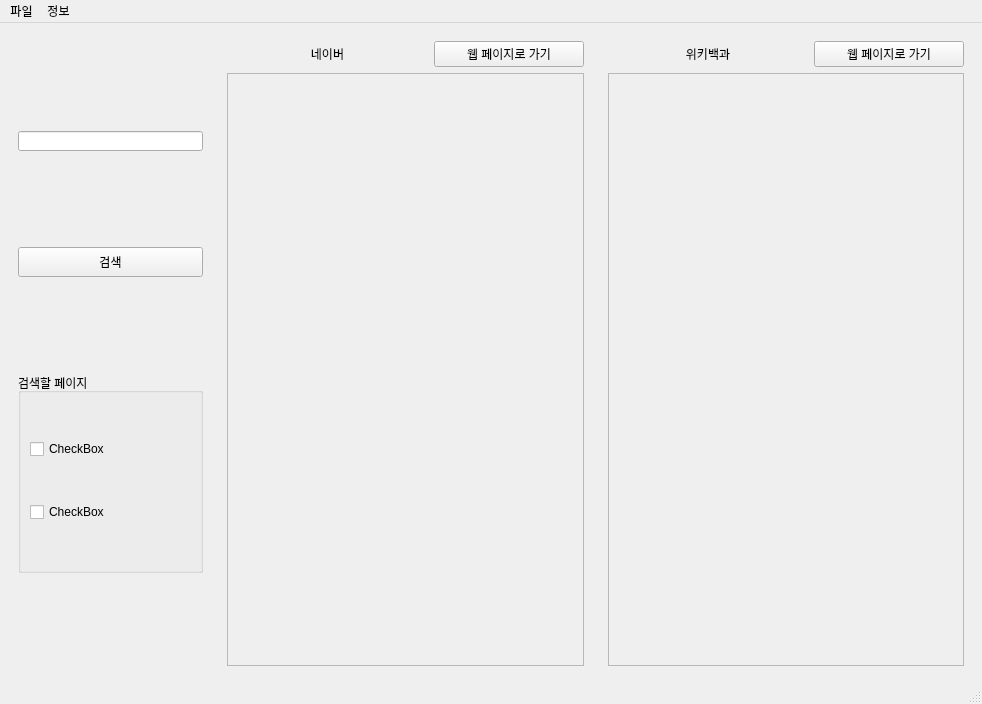
<?xml version="1.0" encoding="UTF-8"?>
<ui version="4.0">
 <class>MainWindow</class>
 <widget class="QMainWindow" name="MainWindow">
  <property name="geometry">
   <rect>
    <x>0</x>
    <y>0</y>
    <width>968</width>
    <height>704</height>
   </rect>
  </property>
  <property name="sizePolicy">
   <sizepolicy hsizetype="Minimum" vsizetype="Minimum">
    <horstretch>0</horstretch>
    <verstretch>0</verstretch>
   </sizepolicy>
  </property>
  <property name="minimumSize">
   <size>
    <width>0</width>
    <height>704</height>
   </size>
  </property>
  <property name="maximumSize">
   <size>
    <width>16777215</width>
    <height>16777215</height>
   </size>
  </property>
  <property name="windowTitle">
   <string>MainWindow</string>
  </property>
  <widget class="QWidget" name="centralwidget">
   <layout class="QGridLayout" name="gridLayout_6">
    <item row="0" column="0">
     <layout class="QGridLayout" name="main_layout" rowstretch="1" columnstretch="1,2,2">
      <item row="0" column="1">
       <widget class="QFrame" name="naver_frame">
        <property name="minimumSize">
         <size>
          <width>375</width>
          <height>643</height>
         </size>
        </property>
        <layout class="QGridLayout" name="gridLayout">
         <item row="0" column="0">
          <widget class="QLabel" name="naver_label">
           <property name="text">
            <string>네이버</string>
           </property>
           <property name="alignment">
            <set>Qt::AlignCenter</set>
           </property>
          </widget>
         </item>
         <item row="0" column="1">
          <widget class="QPushButton" name="naver_gopage">
           <property name="maximumSize">
            <size>
             <width>150</width>
             <height>50</height>
            </size>
           </property>
           <property name="text">
            <string>웹 페이지로 가기</string>
           </property>
          </widget>
         </item>
         <item row="1" column="0" colspan="2">
          <widget class="QScrollArea" name="naver_scroll">
           <property name="widgetResizable">
            <bool>true</bool>
           </property>
           <widget class="QWidget" name="scrollAreaWidgetContents">
            <property name="geometry">
             <rect>
              <x>0</x>
              <y>0</y>
              <width>371</width>
              <height>610</height>
             </rect>
            </property>
            <layout class="QGridLayout" name="gridLayout_3">
             <item row="0" column="0">
              <widget class="QLabel" name="naver_result">
               <property name="text">
                <string/>
               </property>
               <property name="alignment">
                <set>Qt::AlignLeading|Qt::AlignLeft|Qt::AlignVCenter</set>
               </property>
               <property name="wordWrap">
                <bool>true</bool>
               </property>
               <property name="textInteractionFlags">
                <set>Qt::LinksAccessibleByKeyboard|Qt::LinksAccessibleByMouse|Qt::TextBrowserInteraction|Qt::TextSelectableByKeyboard|Qt::TextSelectableByMouse</set>
               </property>
              </widget>
             </item>
            </layout>
           </widget>
          </widget>
         </item>
        </layout>
       </widget>
      </item>
      <item row="0" column="2">
       <widget class="QFrame" name="wiki_frame">
        <property name="minimumSize">
         <size>
          <width>374</width>
          <height>643</height>
         </size>
        </property>
        <layout class="QGridLayout" name="gridLayout_4">
         <item row="1" column="1">
          <widget class="QPushButton" name="wiki_gopage">
           <property name="maximumSize">
            <size>
             <width>150</width>
             <height>50</height>
            </size>
           </property>
           <property name="text">
            <string>웹 페이지로 가기</string>
           </property>
          </widget>
         </item>
         <item row="2" column="0" colspan="2">
          <widget class="QScrollArea" name="wiki_scroll">
           <property name="horizontalScrollBarPolicy">
            <enum>Qt::ScrollBarAsNeeded</enum>
           </property>
           <property name="widgetResizable">
            <bool>true</bool>
           </property>
           <widget class="QWidget" name="scrollAreaWidgetContents_2">
            <property name="geometry">
             <rect>
              <x>0</x>
              <y>0</y>
              <width>370</width>
              <height>610</height>
             </rect>
            </property>
            <layout class="QGridLayout" name="gridLayout_5">
             <item row="0" column="0">
              <widget class="QLabel" name="wiki_result">
               <property name="text">
                <string/>
               </property>
               <property name="alignment">
                <set>Qt::AlignLeading|Qt::AlignLeft|Qt::AlignVCenter</set>
               </property>
               <property name="wordWrap">
                <bool>true</bool>
               </property>
               <property name="textInteractionFlags">
                <set>Qt::LinksAccessibleByKeyboard|Qt::LinksAccessibleByMouse|Qt::TextBrowserInteraction|Qt::TextSelectableByKeyboard|Qt::TextSelectableByMouse</set>
               </property>
              </widget>
             </item>
            </layout>
           </widget>
          </widget>
         </item>
         <item row="1" column="0">
          <widget class="QLabel" name="wiki_label">
           <property name="styleSheet">
            <string notr="true">border-color: rgb(129, 127, 130);</string>
           </property>
           <property name="text">
            <string>위키백과</string>
           </property>
           <property name="alignment">
            <set>Qt::AlignCenter</set>
           </property>
          </widget>
         </item>
        </layout>
       </widget>
      </item>
      <item row="0" column="0">
       <widget class="QFrame" name="">
        <layout class="QVBoxLayout" name="verticalLayout" stretch="0,0,0">
         <property name="sizeConstraint">
          <enum>QLayout::SetDefaultConstraint</enum>
         </property>
         <item>
          <widget class="QLineEdit" name="search_bar">
           <property name="minimumSize">
            <size>
             <width>185</width>
             <height>20</height>
            </size>
           </property>
           <property name="maximumSize">
            <size>
             <width>185</width>
             <height>20</height>
            </size>
           </property>
          </widget>
         </item>
         <item>
          <widget class="QPushButton" name="search_button">
           <property name="maximumSize">
            <size>
             <width>16777215</width>
             <height>30</height>
            </size>
           </property>
           <property name="text">
            <string>검색</string>
           </property>
          </widget>
         </item>
         <item>
          <widget class="QGroupBox" name="page_list">
           <property name="maximumSize">
            <size>
             <width>16777215</width>
             <height>200</height>
            </size>
           </property>
           <property name="title">
            <string>검색할 페이지</string>
           </property>
           <layout class="QVBoxLayout" name="verticalLayout_3">
            <item>
             <widget class="QCheckBox" name="wiki_check">
              <property name="text">
               <string>CheckBox</string>
              </property>
             </widget>
            </item>
            <item>
             <widget class="QCheckBox" name="naver_check">
              <property name="text">
               <string>CheckBox</string>
              </property>
             </widget>
            </item>
           </layout>
          </widget>
         </item>
        </layout>
       </widget>
      </item>
     </layout>
    </item>
   </layout>
  </widget>
  <widget class="QMenuBar" name="menubar">
   <property name="geometry">
    <rect>
     <x>0</x>
     <y>0</y>
     <width>968</width>
     <height>21</height>
    </rect>
   </property>
   <property name="nativeMenuBar">
    <bool>false</bool>
   </property>
   <widget class="QMenu" name="menu_file">
    <property name="title">
     <string>파일</string>
    </property>
    <addaction name="menu_file_save"/>
    <addaction name="menu_file_open"/>
   </widget>
   <widget class="QMenu" name="menu_info">
    <property name="title">
     <string>정보</string>
    </property>
    <addaction name="menu_info_help"/>
    <addaction name="menu_info_update"/>
    <addaction name="menu_info_program_ver"/>
   </widget>
   <addaction name="menu_file"/>
   <addaction name="menu_info"/>
  </widget>
  <widget class="QStatusBar" name="statusbar"/>
  <action name="menu_file_save">
   <property name="text">
    <string>저장</string>
   </property>
  </action>
  <action name="menu_file_open">
   <property name="text">
    <string>불러오기</string>
   </property>
  </action>
  <action name="menu_info_help">
   <property name="text">
    <string>도움말</string>
   </property>
  </action>
  <action name="menu_info_update">
   <property name="text">
    <string>업데이트</string>
   </property>
  </action>
  <action name="menu_info_program_ver">
   <property name="text">
    <string>프로그램 정보</string>
   </property>
  </action>
 </widget>
 <resources/>
 <connections/>
</ui>
